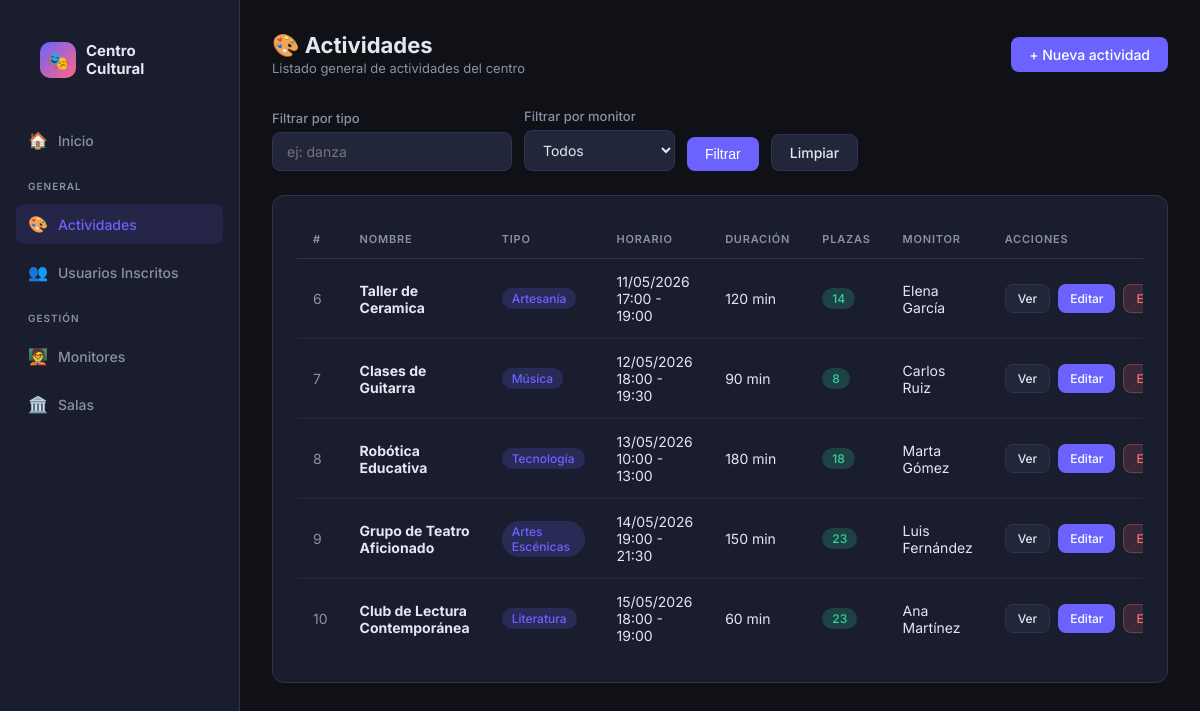
Page /actividades/ on the committed database.
### app_actividades/models.py (models this page shows, shortened)
class Actividad(models.Model):
    nombre = models.CharField(max_length=100)
    tipo = models.CharField(max_length=50)
    horario_inicio = models.DateTimeField(null=True, blank=True)
    horario_fin = models.DateTimeField(null=True, blank=True, editable=False)
    descripcion = models.TextField()
    duracion = models.IntegerField(help_text="Duración en minutos")
    plazas_disponibles = models.IntegerField()
    monitor = models.ForeignKey(Monitor, on_delete=models.SET_NULL, null=True, blank=True, related_name='actividades')
    sala_principal = models.ForeignKey(Sala, on_delete=models.SET_NULL, null=True, blank=True, related_name='actividades_principal')
    salas_secundarias = models.ManyToManyField(Sala, related_name='actividades_secundarias', blank=True)

class Monitor(models.Model):
    nombre = models.CharField(max_length=100)
    especializacion = models.CharField(max_length=100)

### app_actividades/views.py (the view)
# urls.py: path('actividades/', views.lista_actividades, name='lista_actividades'),
def lista_actividades(request):
    tipo = request.GET.get('tipo', '')
    monitor = request.GET.get('monitor', '')
    actividades = Actividad.objects.select_related('monitor').all()
    if tipo:
        actividades = actividades.filter(tipo__icontains=tipo)
    if monitor:
        actividades = actividades.filter(monitor__id=monitor)
    monitores = Monitor.objects.all()
    return render(request, 'app_actividades/actividades/lista_actividades.html', {
        'actividades': actividades,
        'monitores': monitores,
        'filtro_tipo': tipo,
        'filtro_monitor': monitor,
    })

### templates/app_actividades/actividades/lista_actividades.html (shortened to what this page needs)
{% extends "app_actividades/base.html" %}
{% block content %}
<div class="topbar">
    <div>
        <h1>🎨 Actividades</h1>
        <p class="breadcrumb">Listado general de actividades del centro</p>
    </div>
    <a href="{% url 'nueva_actividad' %}" class="btn btn-primary">+ Nueva actividad</a>
</div>
<form method="GET" class="filter-bar">
    <div class="form-group">
        <label>Filtrar por tipo</label>
        <input type="text" name="tipo" value="{{ filtro_tipo }}" placeholder="ej: danza">
    </div>
    <div class="form-group">
        <label>Filtrar por monitor</label>
        <select name="monitor">
            <option value="">Todos</option>
        </select>
    </div>
    <button type="submit" class="btn btn-primary">Filtrar</button>
    <a href="{% url 'lista_actividades' %}" class="btn btn-secondary">Limpiar</a>
</form>
<div class="card">
    {% if actividades %}
    <div class="table-wrap">
        <table>
            <thead>
                <tr>
                    <th>#</th>
                    <th>Nombre</th>
                    <th>Tipo</th>
                    <th>Horario</th>
                    <th>Duración</th>
                    <th>Plazas</th>
                    <th>Monitor</th>
                    <th>Acciones</th>
                </tr>
            </thead>
            <tbody>
                {% for a in actividades %}
                <tr>
                    <td><span style="color:var(--text-muted)">{{ a.id }}</span></td>
                    <td><strong>{{ a.nombre }}</strong></td>
                    <td><span class="badge badge-purple">{{ a.tipo }}</span></td>
                    <td>{{ a.horario_inicio|date:"d/m/Y H:i" }} - {{ a.horario_fin|date:"H:i" }}</td>
                    <td>{{ a.duracion }} min</td>
                    <td>
                        {% if a.plazas_disponibles > 5 %}
                        <span class="badge badge-green">{{ a.plazas_disponibles }}</span>
                        {% elif a.plazas_disponibles > 0 %}
                        <span class="badge badge-yellow">{{ a.plazas_disponibles }}</span>
                        {% else %}
                        <span class="badge badge-red">Completo</span>
                        {% endif %}
                    </td>
                    <td>{{ a.monitor.nombre|default:"—" }}</td>
                    <td>
                        <div class="actions">
                            <a href="{% url 'detalle_actividad' a.id %}" class="btn btn-secondary btn-sm">Ver</a>
                            <a href="{% url 'editar_actividad' a.id %}" class="btn btn-primary btn-sm">Editar</a>
                            <a href="{% url 'eliminar_actividad' a.id %}" class="btn btn-danger btn-sm">Eliminar</a>
                        </div>
                    </td>
                </tr>
                {% endfor %}
            </tbody>
        </table>
    </div>
    {% endif %}
</div>
{% endblock %}

### templates/app_actividades/base.html (shortened to what this page needs)
<!DOCTYPE html>
<html lang="es">
<head>
</head>
<body>
<nav class="sidebar">
    <div class="sidebar-brand">
        <a href="{% url 'home' %}" style="display:flex;align-items:center;gap:10px;text-decoration:none">
            <div class="logo">🎭</div>
            <span>Centro<br>Cultural</span>
        </a>
    </div>
    <a href="{% url 'home' %}" class="{% if request.resolver_match.url_name == 'home' %}active{% endif %}">
        <span class="icon">🏠</span> Inicio
    </a>
    <div class="sidebar-section">General</div>
    <a href="{% url 'lista_actividades' %}" class="{% if request.resolver_match.url_name == 'lista_actividades' or request.resolver_match.url_name == 'detalle_actividad' %}active{% endif %}">
        <span class="icon">🎨</span> Actividades
    </a>
    <a href="{% url 'lista_usuarios' %}" class="{% if 'usuario' in request.resolver_match.url_name %}active{% endif %}">
        <span class="icon">👥</span> Usuarios Inscritos
    </a>
    <div class="sidebar-section">Gestión</div>
    <a href="{% url 'lista_monitores' %}" class="{% if 'monitor' in request.resolver_match.url_name %}active{% endif %}">
        <span class="icon">🧑‍🏫</span> Monitores
    </a>
    <a href="{% url 'lista_salas' %}" class="{% if 'sala' in request.resolver_match.url_name %}active{% endif %}">
        <span class="icon">🏛️</span> Salas
    </a>
</nav>
<main class="main">
    {% block content %}{% endblock %}
</main>
</body>
</html>

### templates/app_actividades/base.html (style rules this page uses)
*, *::before, *::after { box-sizing: border-box; margin: 0; padding: 0; }
:root { --bg: #0f1117; --surface: #1a1d2e; --surface2: #22263a; --accent: #6c63ff; --accent2: #ff6584; --text: #e2e8f0; --text-muted: #8892a4; --border: #2d3352; --success: #34d399; --danger: #f87171; --warning: #fbbf24; --radius: 12px; --radius-sm: 8px; }
body { font-family: 'Inter', sans-serif; background: var(--bg); color: var(--text); min-height: 100vh; display: flex; }
.sidebar { width: 240px; min-height: 100vh; background: var(--surface); border-right: 1px solid var(--border); padding: 24px 16px; position: fixed; top: 0; left: 0; display: flex; flex-direction: column; gap: 8px; z-index: 100; }
.sidebar-brand { padding: 8px 12px 24px; display: flex; align-items: center; gap: 10px; }
.sidebar-brand .logo { width: 36px; height: 36px; border-radius: 10px; background: linear-gradient(135deg, var(--accent), var(--accent2)); display: flex; align-items: center; justify-content: center; font-size: 18px; }
.sidebar-brand span { font-weight: 700; font-size: 15px; color: var(--text); line-height: 1.2; }
.sidebar-section { font-size: 10px; font-weight: 600; letter-spacing: 1px; color: var(--text-muted); text-transform: uppercase; padding: 12px 12px 4px; }
.sidebar a { display: flex; align-items: center; gap: 10px; padding: 10px 12px; border-radius: var(--radius-sm); color: var(--text-muted); text-decoration: none; font-size: 14px; font-weight: 500; transition: all .2s; }
.sidebar a:hover, .sidebar a.active { background: var(--surface2); color: var(--text); }
.sidebar a.active { color: var(--accent); background: rgba(108, 99, 255, .12); }
.sidebar a .icon { font-size: 16px; width: 20px; text-align: center; }
.main { margin-left: 240px; flex: 1; padding: 32px; max-width: calc(100vw - 240px); }
.topbar { display: flex; align-items: center; justify-content: space-between; margin-bottom: 32px; }
.topbar h1 { font-size: 22px; font-weight: 700; }
.topbar .breadcrumb { font-size: 13px; color: var(--text-muted); margin-top: 2px; }
.btn { display: inline-flex; align-items: center; gap: 8px; padding: 9px 18px; border-radius: var(--radius-sm); font-size: 14px; font-weight: 500; cursor: pointer; border: none; text-decoration: none; transition: all .2s; }
.btn-primary { background: var(--accent); color: #fff; }
.btn-danger { background: rgba(248,113,113,.15); color: var(--danger); border: 1px solid rgba(248,113,113,.3); }
.btn-secondary { background: var(--surface2); color: var(--text); border: 1px solid var(--border); }
.btn-sm { padding: 6px 12px; font-size: 12px; }
.card { background: var(--surface); border: 1px solid var(--border); border-radius: var(--radius); padding: 24px; transition: border-color .2s; }
.table-wrap { overflow-x: auto; }
table { width: 100%; border-collapse: collapse; }
th { text-align: left; padding: 12px 16px; font-size: 11px; font-weight: 600; letter-spacing: .8px; text-transform: uppercase; color: var(--text-muted); border-bottom: 1px solid var(--border); }
td { padding: 14px 16px; font-size: 14px; border-bottom: 1px solid rgba(45,51,82,.5); }
tr:last-child td { border-bottom: none; }
.badge { display: inline-flex; align-items: center; padding: 3px 10px; border-radius: 20px; font-size: 12px; font-weight: 500; }
.badge-purple { background: rgba(108,99,255,.2); color: var(--accent); }
.badge-green { background: rgba(52,211,153,.2); color: var(--success); }
.form-group { margin-bottom: 20px; }
.form-group label { display: block; font-size: 13px; font-weight: 500; margin-bottom: 6px; color: var(--text-muted); }
.form-group input, .form-group select, .form-group textarea { width: 100%; background: var(--surface2); border: 1px solid var(--border); border-radius: var(--radius-sm); color: var(--text); padding: 10px 14px; font-size: 14px; font-family: inherit; transition: border-color .2s; outline: none; }
.filter-bar { display: flex; gap: 12px; flex-wrap: wrap; align-items: flex-end; margin-bottom: 24px; }
.filter-bar .form-group { margin-bottom: 0; }
.actions { display: flex; gap: 8px; }

### rows in the picture
Actividad: id "6", nombre "Taller de Ceramica", tipo "Artesanía", horario_inicio "11/05/2026 17:00", horario_fin "19:00", duracion "120", plazas_disponibles "14", monitor.nombre "Elena García"
Actividad: id "7", nombre "Clases de Guitarra", tipo "Música", horario_inicio "12/05/2026 18:00", horario_fin "19:30", duracion "90", plazas_disponibles "8", monitor.nombre "Carlos Ruiz"
Actividad: id "8", nombre "Robótica Educativa", tipo "Tecnología", horario_inicio "13/05/2026 10:00", horario_fin "13:00", duracion "180", plazas_disponibles "18", monitor.nombre "Marta Gómez"
Actividad: id "9", nombre "Grupo de Teatro Aficionado", tipo "Artes Escénicas", horario_inicio "14/05/2026 19:00", horario_fin "21:30", duracion "150", plazas_disponibles "23", monitor.nombre "Luis Fernández"
Actividad: id "10", nombre "Club de Lectura Contemporánea", tipo "Literatura", horario_inicio "15/05/2026 18:00", horario_fin "19:00", duracion "60", plazas_disponibles "23", monitor.nombre "Ana Martínez"
